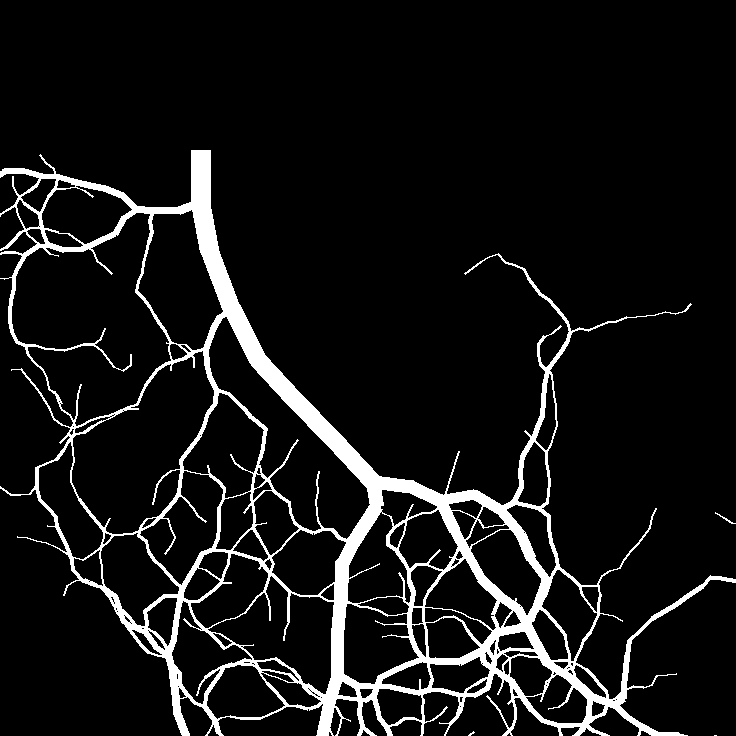
#> input picture src/syn_data/syn_label/lab_3.tiff, 736 x 736 px, found by its file name
$ jupyter execute --allow-errors add_artery_test.ipynb
#> lines starting #> are read from the running program, lines starting #| are printed output that depends on the picture; after the words box and inside, x2 and y2 are one past the last pixel; in counts of white or black regions, pixels touching at a corner belong together
[cell 1]
import numpy as np
import sys
sys.path.append('..')
import skimage.io
import matplotlib.pyplot as plt
from scipy.ndimage import gaussian_filter
from syn_data_functionality.gen_input_from_label import std_gauss_filter

[cell 2]
bg_test_path = r"Z:\dikuAngiograms\Projects\Jeppe Filippa Spring 2023\02\Backgrounds\test_background_0.tiff"
#> (the rest of this cell did not finish here and is left out)

#> (a cell that did not finish here is left out)

[cell 4]
artery_path = r"C:\Users\nugni\OneDrive\Skrivebord\Bachelor\git\Bachelor_rep_angiograms\src\syn_data\syn_label\lab_3.tiff"
artery = skimage.io.imread(artery_path)
#> artery is the input picture: shape (736, 736) int32; values 0 (black) and 1 (white), 8.4% white; 4 white regions (2 under 20 px), largest, box (x1, y1, x2, y2) and area: (0, 150, 736, 736) 45612, (715, 512, 736, 524) 38

[cell 5]
from syn_data_functionality.gen_input_from_label import put_together

[cell 6]
plt.imshow(artery, cmap="gray")

[cell 7]
blurred_art = gaussian_filter(np.array(artery, dtype="float"), std_gauss_filter)
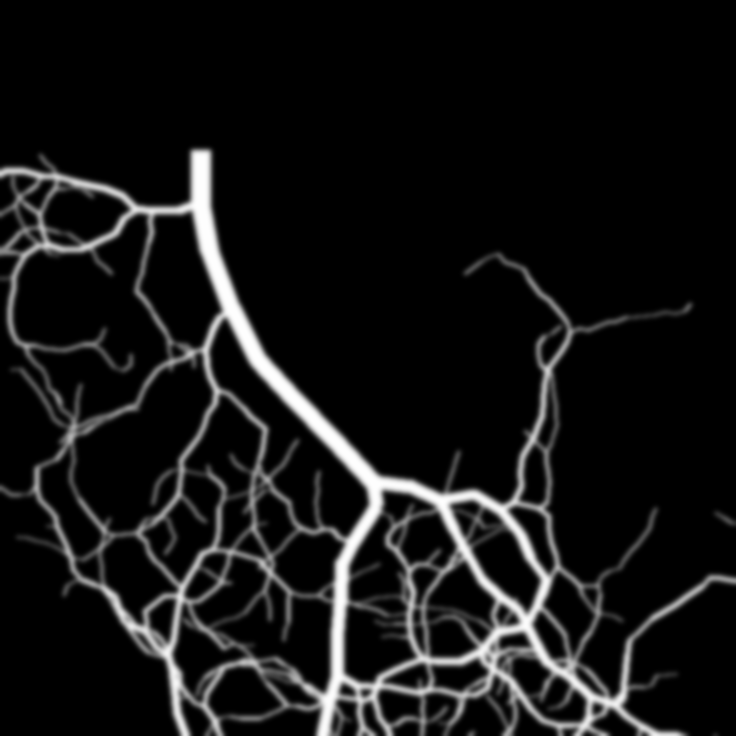
#> blurred_art: shape (736, 736) float64; min 0, max 1, mean 0.0843

[cell 8]
def scale_img(arr):
    return arr/(np.max(arr)/1)

[cell 9]
scaled_blur_art = scale_img(blurred_art)
plt.imshow(scaled_blur_art, cmap="gray")
print(np.max(scaled_blur_art))
#| 1.0
print(np.min(scaled_blur_art))
#| 0.0

[cell 10]
artcol = 45
noise_std = 21
noise_mask = np.random.normal(0, np.sqrt(21), (736, 736))

[cell 11]
noise_map = np.zeros((736, 736))
for i in range(736):
    for j in range(736):
        noise_map[i, j] = scaled_blur_art[i, j]*noise_mask[i, j]
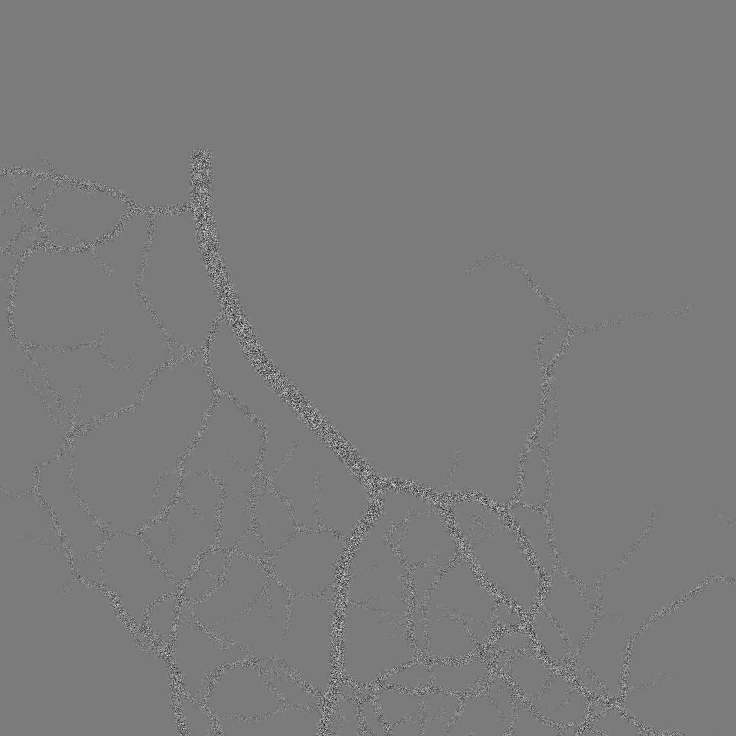
#> noise_map: shape (736, 736) float64; min -15.8, max 16.86, mean 0.00188; drawn with min black and max white

[cell 12]
plt.imshow(noise_map, cmap="gray")
plt.show()
plt.imshow(noise_map[350:380, 0:50], cmap='gray')
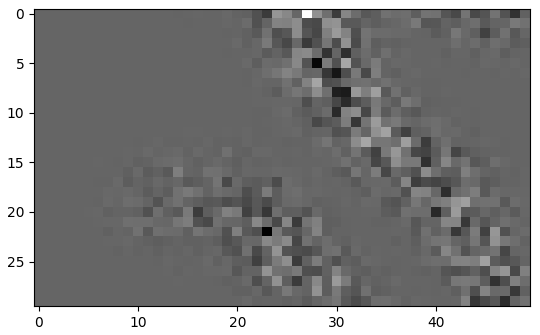
#> figure drawn by matplotlib, 1 panel

[cell 13]
import numpy as np
A = np.array([[1, 0], [0, 1]], dtype="bool")
C = ~A
B = np.array([[1, 2], [3, 4]])
B[C]

[cell 14]
ret_img = np.zeros((736, 736))
#> (the rest of this cell did not finish here and is left out)

[cell 15]
img_to_compare_path = r"Z:\dikuAngiograms\Projects\Jeppe Filippa Spring 2023\02\Data\Orig\IMG00004_35.tiff"
#> (the rest of this cell did not finish here and is left out)

[cell 16]
plt.imshow(artery, cmap="gray", vmin=0, vmax=1)
plt.show()
plt.imshow(ret_img, cmap="gray", vmin=0, vmax=255)
plt.show()
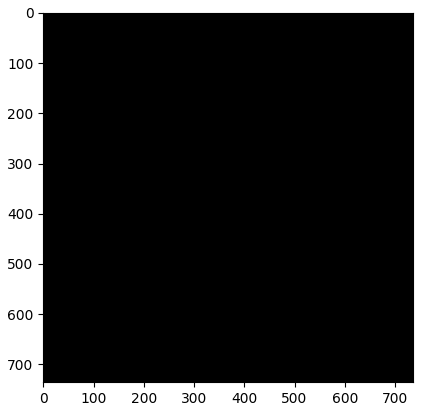
#> figure drawn by matplotlib, 1 panel
#> (the rest of this cell did not finish here and is left out)

$ run again, with src/syn_data/syn_label/lab_0.tiff copied over src/syn_data/syn_label/lab_3.tiff
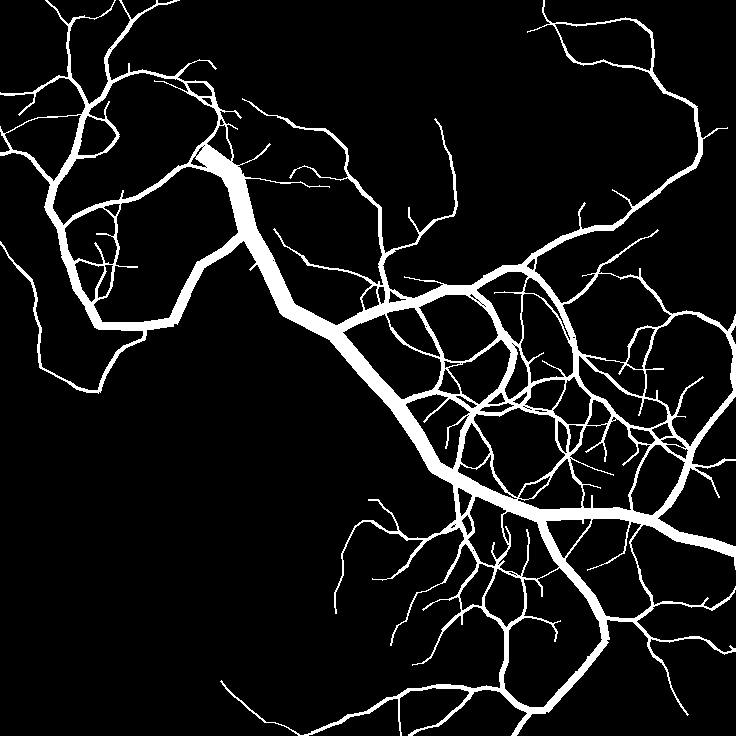
#> input picture src/syn_data/syn_label/lab_0.tiff, 736 x 736 px, found by its file name
#> artery is the input picture: shape (736, 736) int32; values 0 (black) and 1 (white), 8.6% white; 1 white region, box (x1, y1, x2, y2) and area: (0, 0, 736, 736) 46452
#> `blurred_art = gaussian_filter(np.array(artery, dtype="float"), std_gau..`:
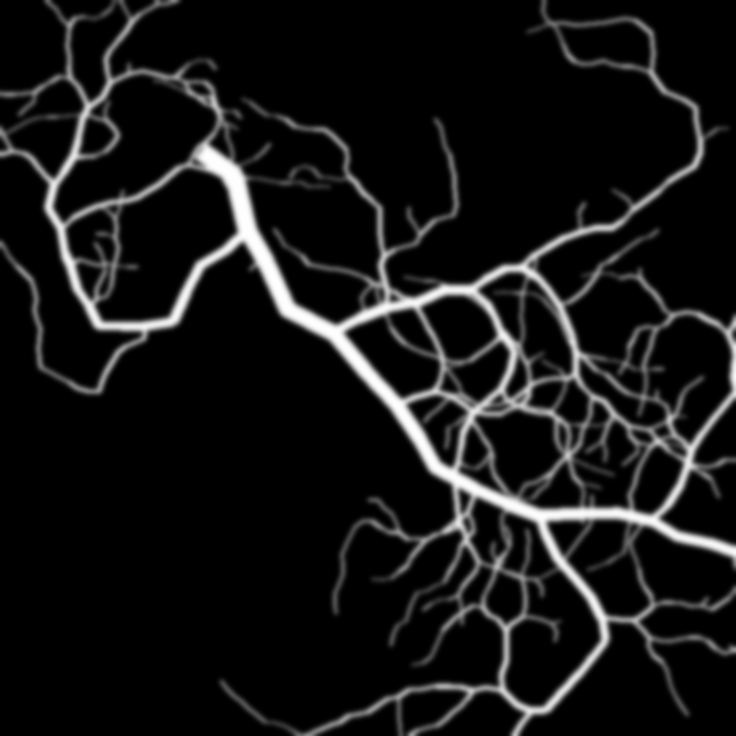
#> blurred_art: shape (736, 736) float64; min 0, max 1, mean 0.0858
#| 1.0
#| 0.0
#> `[cell 12] plt.imshow(noise_map, cmap="gray") plt.show() plt.imshow(noi..`:
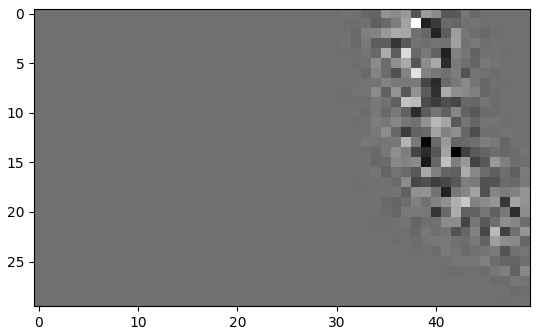
#> figure drawn by matplotlib, 1 panel

$ run again, with src/syn_data/syn_label/lab_1.tiff copied over src/syn_data/syn_label/lab_3.tiff
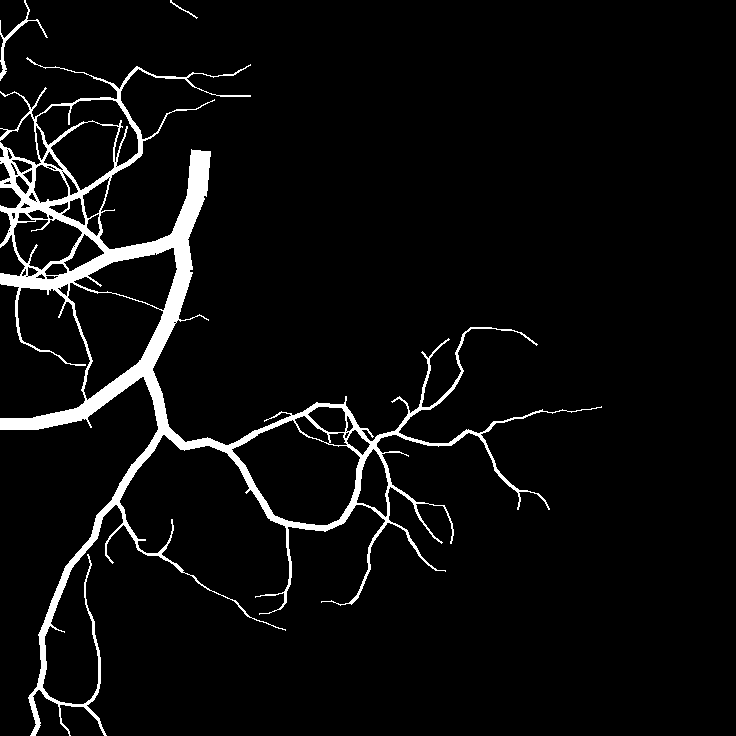
#> input picture src/syn_data/syn_label/lab_1.tiff, 736 x 736 px, found by its file name
#> artery is the input picture: shape (736, 736) int32; values 0 (black) and 1 (white), 5% white; 3 white regions, box (x1, y1, x2, y2) and area: (0, 57, 602, 736) 26555, (0, 0, 48, 81) 355, (170, 0, 198, 19) 54
#| 1.0
#| 0.0
#> after the loop `for i in range(736):`:
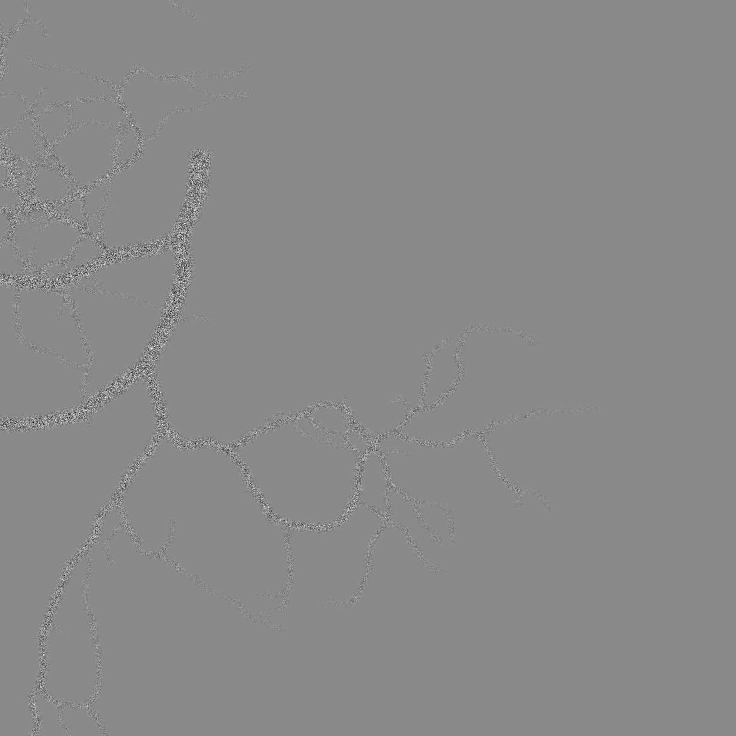
#> noise_map: shape (736, 736) float64; min -17.64, max 14.97, mean 0.000486; drawn with min black and max white
#> `[cell 12] plt.imshow(noise_map, cmap="gray") plt.show() plt.imshow(noi..`:
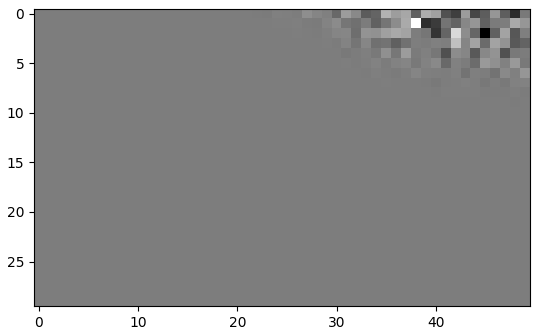
#> figure drawn by matplotlib, 1 panel

$ run again, with src/syn_data/syn_label/lab_2.tiff copied over src/syn_data/syn_label/lab_3.tiff
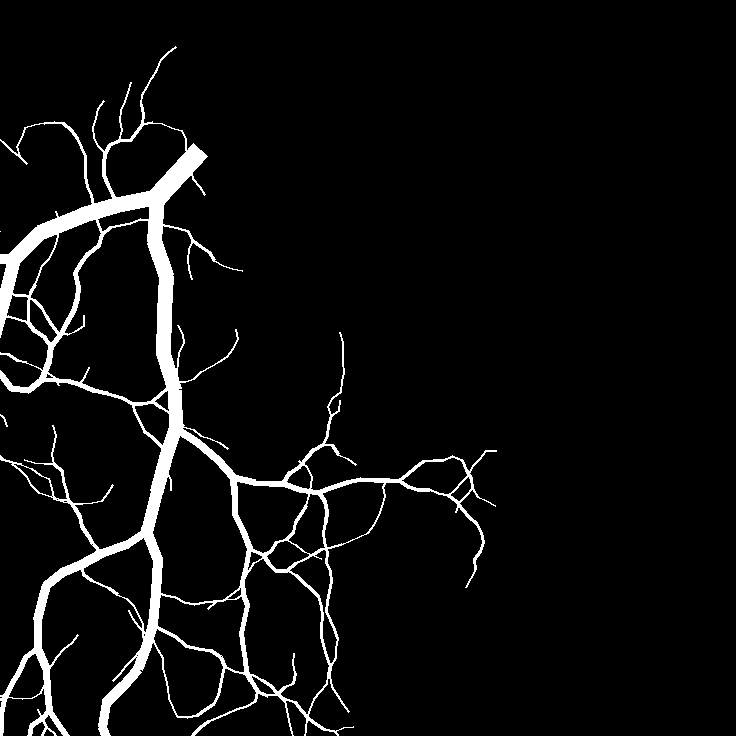
#> input picture src/syn_data/syn_label/lab_2.tiff, 736 x 736 px, found by its file name
#> artery is the input picture: shape (736, 736) int32; values 0 (black) and 1 (white), 5.3% white; 3 white regions (1 under 20 px), largest, box (x1, y1, x2, y2) and area: (0, 46, 497, 736) 28620, (0, 414, 8, 427) 28
#| 1.0
#| 0.0
#> after the loop `for i in range(736):`:
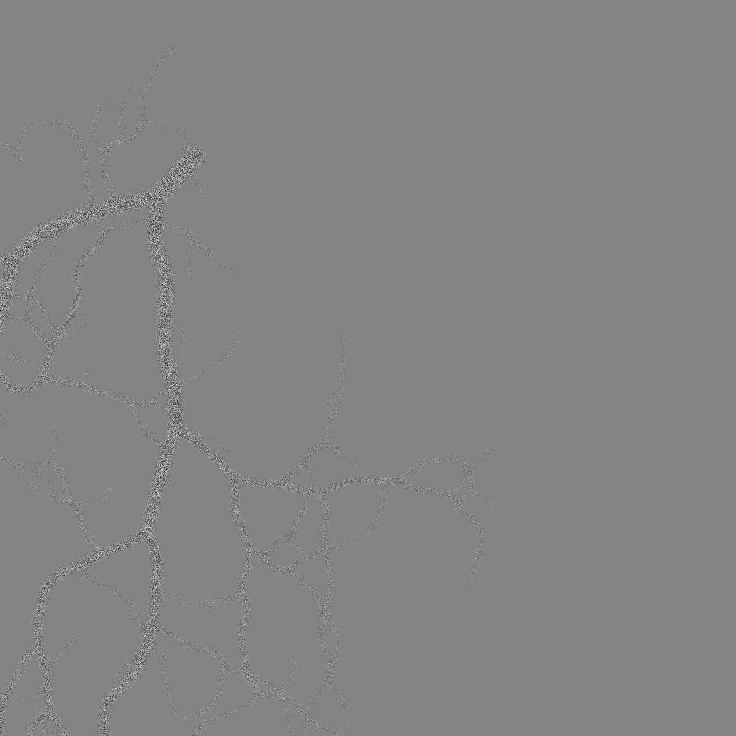
#> noise_map: shape (736, 736) float64; min -16.8, max 15.61, mean 0.00074; drawn with min black and max white
#> `[cell 12] plt.imshow(noise_map, cmap="gray") plt.show() plt.imshow(noi..`:
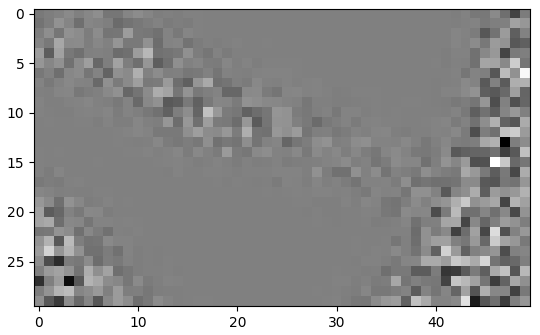
#> figure drawn by matplotlib, 1 panel
